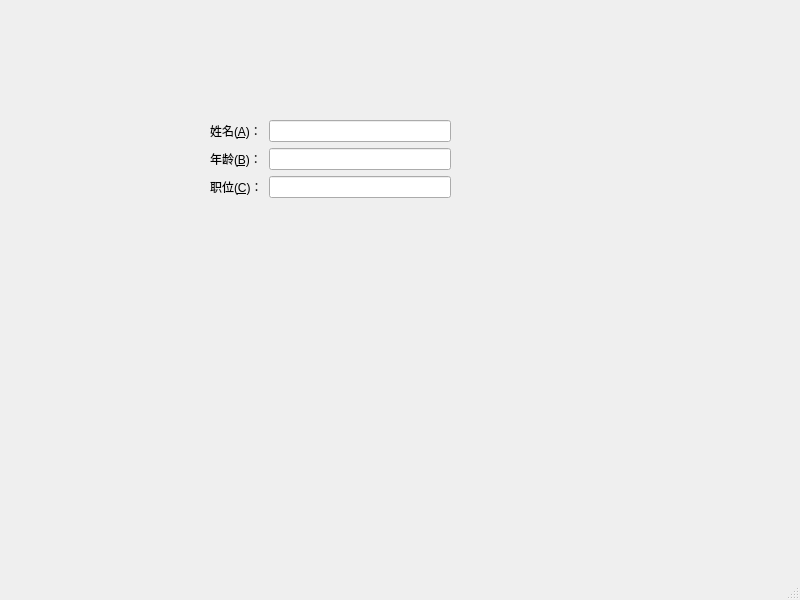
<?xml version="1.0" encoding="UTF-8"?>
<ui version="4.0">
 <class>MainWindow</class>
 <widget class="QMainWindow" name="MainWindow">
  <property name="geometry">
   <rect>
    <x>0</x>
    <y>0</y>
    <width>800</width>
    <height>600</height>
   </rect>
  </property>
  <property name="sizePolicy">
   <sizepolicy hsizetype="Fixed" vsizetype="Fixed">
    <horstretch>0</horstretch>
    <verstretch>0</verstretch>
   </sizepolicy>
  </property>
  <property name="windowTitle">
   <string>MainWindow</string>
  </property>
  <widget class="QWidget" name="centralwidget">
   <widget class="QWidget" name="formLayoutWidget">
    <property name="geometry">
     <rect>
      <x>210</x>
      <y>120</y>
      <width>241</width>
      <height>81</height>
     </rect>
    </property>
    <layout class="QFormLayout" name="formLayout">
     <item row="0" column="0">
      <widget class="QLabel" name="label">
       <property name="text">
        <string>姓名(&amp;A)：</string>
       </property>
       <property name="buddy">
        <cstring>lineEdit</cstring>
       </property>
      </widget>
     </item>
     <item row="0" column="1">
      <widget class="QLineEdit" name="lineEdit"/>
     </item>
     <item row="1" column="0">
      <widget class="QLabel" name="label_2">
       <property name="text">
        <string>年龄(&amp;B)：</string>
       </property>
       <property name="buddy">
        <cstring>lineEdit_2</cstring>
       </property>
      </widget>
     </item>
     <item row="1" column="1">
      <widget class="QLineEdit" name="lineEdit_2"/>
     </item>
     <item row="2" column="0">
      <widget class="QLabel" name="label_3">
       <property name="text">
        <string>职位(&amp;C)：</string>
       </property>
       <property name="buddy">
        <cstring>lineEdit_3</cstring>
       </property>
      </widget>
     </item>
     <item row="2" column="1">
      <widget class="QLineEdit" name="lineEdit_3"/>
     </item>
    </layout>
   </widget>
  </widget>
  <widget class="QMenuBar" name="menubar">
   <property name="geometry">
    <rect>
     <x>0</x>
     <y>0</y>
     <width>800</width>
     <height>23</height>
    </rect>
   </property>
  </widget>
  <widget class="QStatusBar" name="statusbar"/>
 </widget>
 <resources/>
 <connections/>
</ui>
